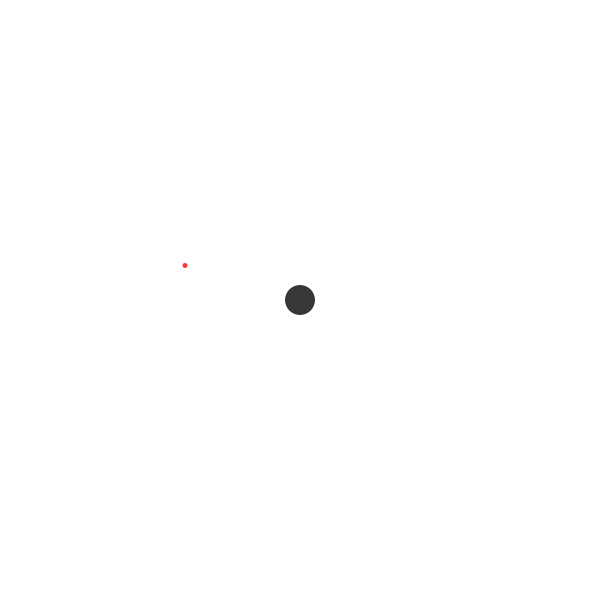
Frame 1 (no input)
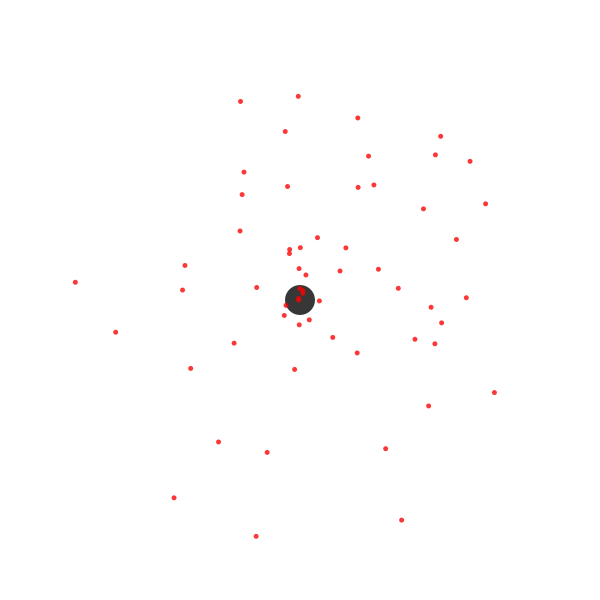
Frame 60 (the mouse pressed at the canvas centre just before this capture)
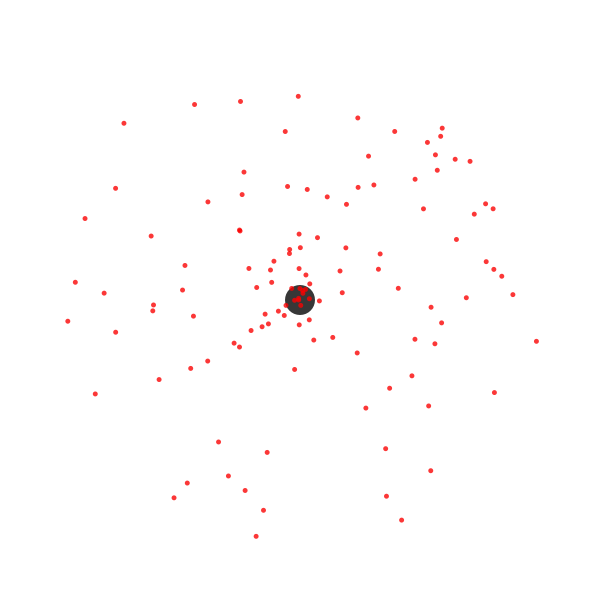
Frame 120 (the mouse held since frame 60 and released just before this capture)

The Processing sketch that drew these frames (run headless with seeded random() and noise(); from frame 60 on, the mouse is pressed at the canvas centre):

// Processing sketch: processing_138939
// ── processing_138939.pde

void setup() {
  size(600, 600);
  background(255);
  frameRate(50);
  fill(0, 200);
  noStroke();
  ellipse(width/2, height/2, 30, 30);
}

void draw() {
  pushMatrix();
  float dgr = random(360);
  float d2 = random(-250, 250);
  translate(width/2, height/2);
  fill(250, 0, 0, 200);
  noStroke();
  ellipse(d2*cos(dgr), d2*sin(dgr), 5, 5);
  popMatrix();
}

void mousePressed () {
  fill(250);
  stroke(0, 200);
  float d = dist(width/2, height/2, mouseX, mouseY);
  if (d>250) {
    noStroke();
  }
  float D = (1000/d)+1;
  if (D>20) {
    D=20;
  }
  if (d<25) {
    noFill();
    noStroke();
  }
  ellipse(mouseX, mouseY, D, D);
}
